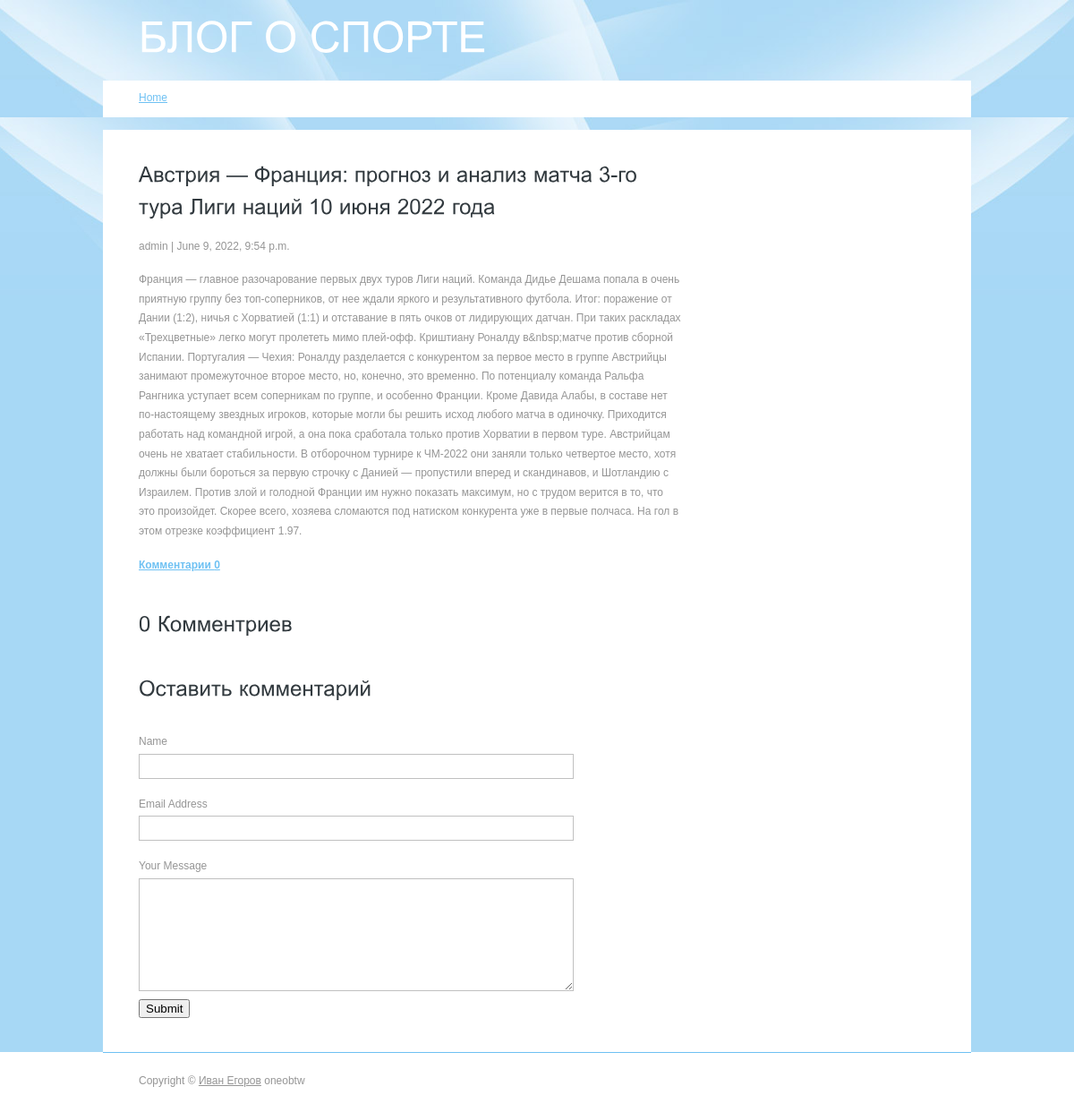
The page /avstriya-franciya-prognoz-i-analiz-matcha-3-go-tura-ligi-nacij-10-iyunya-2022-goda/ on the database its author committed.
### blog/models.py (models this page shows, shortened)
class Post(models.Model):
    title = models.CharField(max_length=200, unique=True)
    slug = models.SlugField(max_length=200, unique=True)
    author = models.ForeignKey(User, on_delete=models.CASCADE, related_name='blog_posts')
    updated_on = models.DateTimeField(auto_now=True)
    content = models.TextField()
    created_on = models.DateTimeField(auto_now_add=True)
    status = models.IntegerField(choices=STATUS, default=0)
    class Meta:
        ordering = ['-created_on']

### blog/views.py (the view)
# urls.py: path('<slug:slug>/', views.post_detail, name='post_detail')
def post_detail(request, slug):
    template_name = 'blog.html'
    post = get_object_or_404(Post, slug=slug)
    comments = post.comments.filter(active=True)
    new_comment = None
    if request.method == 'POST':
        comment_form = CommentForm(data=request.POST)
        if comment_form.is_valid():
            new_comment = comment_form.save(commit=False)
            new_comment.post = post
            new_comment.save()
    else:
        comment_form = CommentForm()
    return render(request, template_name, {'post': post,
                                           'comments': comments,
                                           'new_comment': new_comment,
                                           'comment_form': comment_form})

### blog/forms.py
class CommentForm(forms.ModelForm):
    class Meta:
        model = Comment
        fields = ('name', 'email', 'body')

### blog/templates/blog.html (shortened to what this page needs)
{% extends 'base.html' %}
{% load static %}
{% block content %}
<div class="main">
    <div class="content">
        <div class="content_resize">
            <div class="mainbar">
                <div class="article">
                    <h2>{{post.title}}</h2>
                    <p>{{ post.author }} | {{ post.created_on }}</p>
                    <p>{{post.content}}</p>
                    <p><a href="#"><strong>Комментарии {{post.comments.count}}</strong></a></p>
                </div>
                <div class="article">
                    <h2><span>{{post.comments.count}}</span> Комментриев</h2>
                </div>
                <div class="article">
                    <h2>Оставить комментарий</h2>
                    <form method="post">
                        <ol>
                            <li>
                                <label for="name">Name</label>
                                <input id="name" name="name" class="text" />
                            </li>
                            <li>
                                <label for="email">Email Address</label>
                                <input id="email" name="email" class="text" />
                            </li>
                            <li>
                                <label for="body">Your Message</label>
                                <textarea id="body" name="body" rows="8" cols="50"></textarea>
                            </li>
                            <li>
                                <button type="submit">Submit</button>
                            </li>
                        </ol>
                    </form>
                </div>
            </div>
        </div>
    </div>
</div>
{% endblock %}

### blog/static/freewebdesign/style.css (style rules this page uses)
body { margin:0; padding:0; width:100%; color:#959595; font:normal 12px/1.8em Arial, Helvetica, sans-serif; }
html, .main { padding:0; margin:0; }
.main { background:#a7d8f5 url('/static/freewebdesign/images/header_bg.jpg') no-repeat center top; }
h2 { font:normal 24px/1.5em Arial, Helvetica, sans-serif; padding:8px 0; margin:0 0 8px; color:#323a3f; }
p { margin:8px 0; padding:0 0 8px 0; font:normal 12px/1.8em Arial, Helvetica, sans-serif; }
a { color:#6ec1f3; text-decoration:underline; }
.header, .content, .menu_nav, .fbg, .footer, form, ol, ol li, ul, .content .mainbar, .content .sidebar { margin:0; padding:0; }
.content { padding-top:14px; }
.content_resize { margin:0 auto; padding:16px 0 24px; width:970px; background-color:#fff; }
.content .mainbar { margin:0; padding:0; float:left; width:670px; }
.content .mainbar .article { margin:0 0 12px; padding:8px 24px 0 40px; }
ol { list-style:none; }
ol li { display:block; clear:both; }
ol li label { display:block; margin:0; padding:16px 0 0 0; }
ol li input.text { width:480px; border:1px solid #c0c0c0; margin:2px 0; padding:5px 2px; height:16px; background-color:#fff; }
ol li textarea { width:480px; border:1px solid #c0c0c0; margin:2px 0; padding:2px; background-color:#fff; }

### rows shown on the page
Post: author "admin", created_on "June 9, 2022, 9:54 p.m.", content "Франция — главное разочарование первых двух туров Лиги наций. Команда Дидье Дешама попала в очень приятную группу без топ-соперников, от нее ждали яркого и результативного футбола. Итог: поражение от Дании (1:2), ничья с Хорватией (1:1) и отставание в пять очков от лидирующих датчан. При таких раскладах «Трехцветные» легко могут пролететь мимо плей-офф. Криштиану Роналду в&nbsp;матче против сборной Испании. Португалия — Чехия: Роналду разделается с конкурентом за первое место в группе Австрийцы занимают промежуточное второе место, но, конечно, это временно. По потенциалу команда Ральфа Рангника уступает всем соперникам по группе, и особенно Франции. Кроме Давида Алабы, в составе нет…", comments.count "0"
